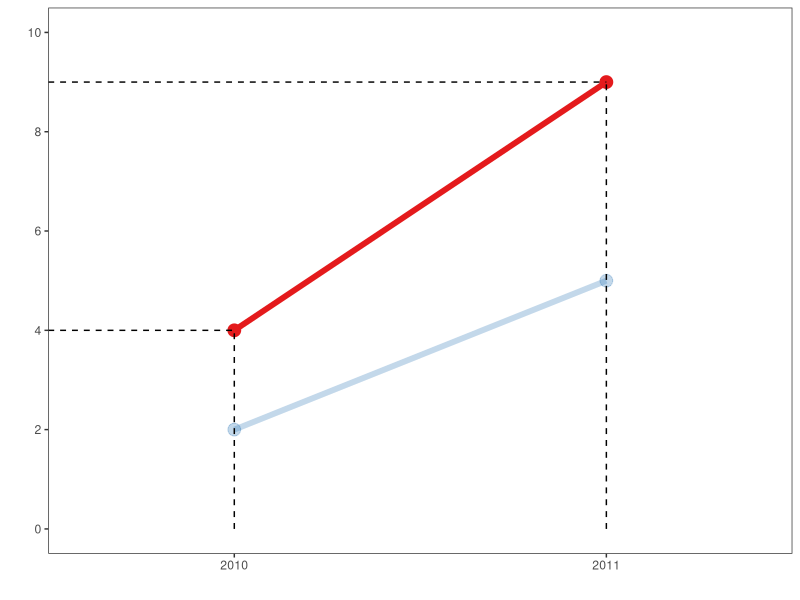
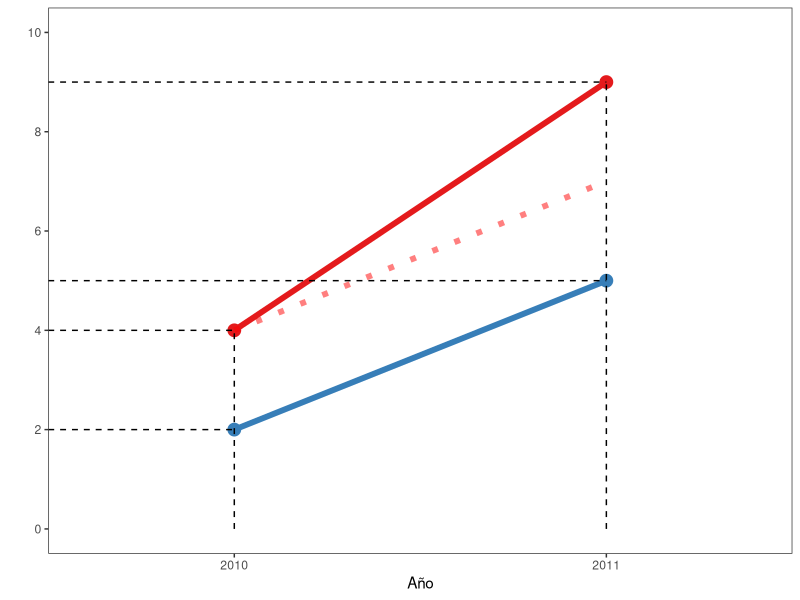
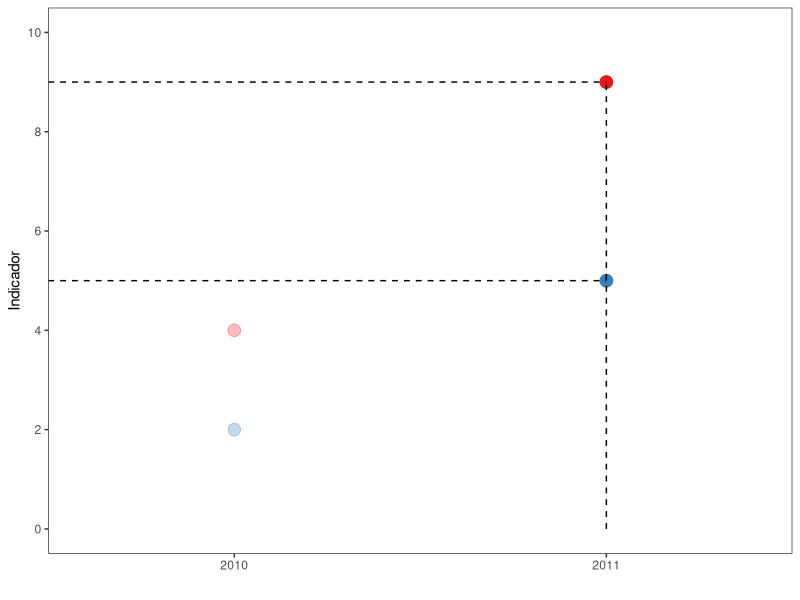

Source code (R) for these figures, in order:
## ---- chunk 1

suppressPackageStartupMessages({
  library(tidyverse)
})

df <- tibble(zona = c("Control", "Reserva", "Control", "Reserva"),
             tiempo = c("Antes", "Antes", "Despues", "Despues"),
             ano = c(2010, 2010, 2011, 2011),
             valor = c(2, 4, 5, 9))

dfv <- tibble(x1 = c(2010, 2011, 2009.5, 2009.5),
              x2 = c(2010, 2011, 2010, 2011),
              y1 = c(0, 0, 4, 9),
              y2 = c(4, 9, 4, 9))
## ---- chunk 2
ad <- ggplot(data = df) +
  geom_line(size = 2, mapping = aes(x = ano, y = valor, color = zona, alpha = zona)) +
  geom_point(size = 4, mapping = aes(x = ano, y = valor, color = zona, alpha = zona))  +
  theme_bw() +
  theme(legend.position = "none",
        panel.grid = element_blank()) +
  guides(color = guide_legend(title = "Zona"),
         alpha = guide_legend(title = "Zona")) +
  scale_color_brewer(palette = "Set1", direction = -1) +
  labs(x = "", y = "") +
  scale_x_continuous(breaks = 2009:2012,
                     limits = c(2009.5, 2011.5),
                     expand = c(0,0)) +
  scale_y_continuous(breaks = c(0, 2, 4, 6, 8, 10),
                     limits = c(0, 10)) +
  scale_alpha_manual(values = c(0.3, 1)) +
  geom_segment(aes(x = x1, xend = x2, y = y1, yend = y2), data = dfv, linetype = "dashed")
## ---- chunk 3
dfv <- tibble(x1 = c(2011, 2009.5, 2009.5),
              x2 = c(2011, 2011, 2011),
              y1 = c(0, 5, 9),
              y2 = c(9, 5, 9))

ci <- ggplot(data = df) +
  geom_point(size = 4, mapping = aes(x = ano, y = valor, color = zona, alpha = tiempo))  +
  theme_bw() +
  theme(legend.position = "none",
        panel.grid = element_blank()) +
  guides(color = guide_legend(title = "Zona"),
         alpha = guide_legend(title = "Zona")) +
  scale_color_brewer(palette = "Set1", direction = -1) +
  labs(x = "", y = "Indicador") +
  scale_x_continuous(breaks = 2009:2012,
                     limits = c(2009.5, 2011.5),
                     expand = c(0,0)) +
  scale_y_continuous(breaks = c(0, 2, 4, 6, 8, 10),
                     limits = c(0, 10)) +
  scale_alpha_manual(values = c(0.3, 1)) +
  geom_segment(aes(x = x1, xend = x2, y = y1, yend = y2), data = dfv, linetype = "dashed")
## ---- chunk 4
dfv <- tibble(x1 = c(2010, 2011, 2009.5, 2009.5, 2009.5, 2009.5),
              x2 = c(2010, 2011, 2010, 2011, 2011, 2010),
              y1 = c(0, 0, 4, 5, 9, 2),
              y2 = c(4, 9, 4, 5, 9, 2))

dfc <- tibble(x1 = 2010, x2 = 2011, y1 = 4, y2 = 7)

adci <- ggplot(data = df) +
  geom_line(size = 2, mapping = aes(x = ano, y = valor, color = zona)) +
  geom_point(size = 4, mapping = aes(x = ano, y = valor, color = zona))  +
  theme_bw() +
  theme(legend.position = "none",
        panel.grid = element_blank()) +
  guides(color = guide_legend(title = "Zona"),
         alpha = guide_legend(title = "Zona")) +
  scale_color_brewer(palette = "Set1", direction = -1) +
  labs(x = "Año", y = "") +
  scale_x_continuous(breaks = 2009:2012,
                     limits = c(2009.5, 2011.5),
                     expand = c(0,0)) +
  scale_y_continuous(breaks = c(0, 2, 4, 6, 8, 10),
                     limits = c(0, 10)) +
  scale_alpha_manual(values = c(0.3, 1)) +
  geom_segment(aes(x = x1, xend = x2, y = y1, yend = y2), data = dfv, linetype = "dashed") +
  geom_segment(aes(x = x1, xend = x2, y = y1, yend = y2), data = dfc, linetype = "dotted", color = "red", size = 2, alpha = 0.5)
